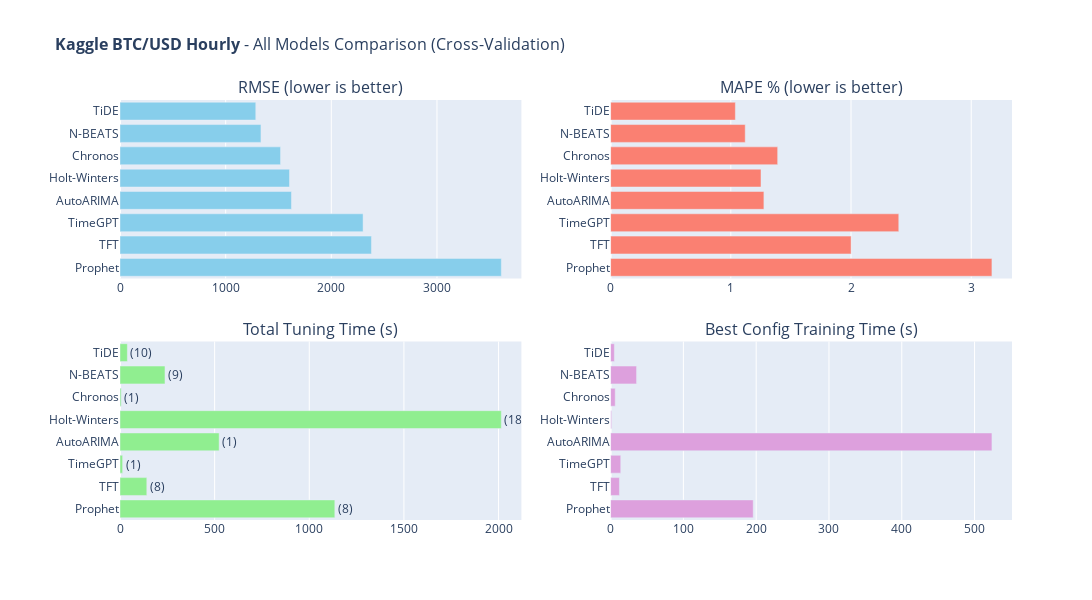

The cell this chart's notebook holds for it:
### Code cell
# 11. All Models Comparison (Interactive)
#
# Summary comparison of all models based on cross-validation metrics.

def create_all_models_comparison(results_dataframe, dataset_name):
    """
    Create interactive bar chart comparison of all models.
    
    Args:
        results_dataframe: DataFrame with model results
        dataset_name: Name for the plot title
    
    Returns:
        Plotly Figure object
    """
    fig = make_subplots(
        rows=2, cols=2,
        subplot_titles=[
            'RMSE (lower is better)',
            'MAPE % (lower is better)',
            'Total Tuning Time (s)',
            'Best Config Training Time (s)'
        ],
        vertical_spacing=0.15, horizontal_spacing=0.1
    )
    
    models = results_dataframe['Model'].tolist()
    
    fig.add_trace(go.Bar(
        y=models, x=results_dataframe['RMSE'], orientation='h',
        marker_color='skyblue',
        hovertemplate='<b>%{y}</b><br>RMSE: %{x:.4f}<extra></extra>'
    ), row=1, col=1)
    
    fig.add_trace(go.Bar(
        y=models, x=results_dataframe['MAPE'], orientation='h',
        marker_color='salmon',
        hovertemplate='<b>%{y}</b><br>MAPE: %{x:.2f}%<extra></extra>'
    ), row=1, col=2)
    
    fig.add_trace(go.Bar(
        y=models, x=results_dataframe['Tuning Time (s)'], orientation='h',
        marker_color='lightgreen',
        text=[f"({c})" for c in results_dataframe['Combinations']],
        textposition='outside',
        hovertemplate='<b>%{y}</b><br>Time: %{x:.2f}s<extra></extra>'
    ), row=2, col=1)
    
    fig.add_trace(go.Bar(
        y=models, x=results_dataframe['Best Config Time (s)'], orientation='h',
        marker_color='plum',
        hovertemplate='<b>%{y}</b><br>Time: %{x:.2f}s<extra></extra>'
    ), row=2, col=2)
    
    fig.update_layout(
        title=dict(text=f'<b>{dataset_name}</b> - All Models Comparison (Cross-Validation)', font=dict(size=16)),
        width=1700, height=600, showlegend=False, margin=dict(l=120)
    )
    
    for i in range(1, 3):
        for j in range(1, 3):
            fig.update_yaxes(autorange='reversed', row=i, col=j)
    return fig

if 'results_df' in dir() and not results_df.empty:
    fig_comparison = create_all_models_comparison(results_df, DATASET_CONFIG['name'])
    fig_comparison.show()

### Figure 1 — Plotly figure (JSON) as saved in the notebook; plotly's stock layout.template omitted (floating-point values rounded to 4 significant figures)
{"data": [{"hovertemplate": "<b>%{y}</b><br>RMSE: %{x:.4f}<extra></extra>", "marker": {"color": "skyblue"}, "orientation": "h", "type": "bar", "x": [1285.0, 1334.0, 1519.0, 1604.0, 1623.0, 2301.0, 2380.0, 3609.0], "xaxis": "x", "y": ["TiDE", "N-BEATS", "Chronos", "Holt-Winters", "AutoARIMA", "TimeGPT", "TFT", "Prophet"], "yaxis": "y"}, {"hovertemplate": "<b>%{y}</b><br>MAPE: %{x:.2f}%<extra></extra>", "marker": {"color": "salmon"}, "orientation": "h", "type": "bar", "x": [1.038, 1.12, 1.39, 1.251, 1.275, 2.397, 2.001, 3.172], "xaxis": "x2", "y": ["TiDE", "N-BEATS", "Chronos", "Holt-Winters", "AutoARIMA", "TimeGPT", "TFT", "Prophet"], "yaxis": "y2"}, {"hovertemplate": "<b>%{y}</b><br>Time: %{x:.2f}s<extra></extra>", "marker": {"color": "lightgreen"}, "orientation": "h", "text": ["(10)", "(9)", "(1)", "(18)", "(1)", "(1)", "(8)", "(8)"], "textposition": "outside", "type": "bar", "x": [39.02, 237.6, 6.358, 2015.0, 523.8, 13.93, 141.6, 1135.0], "xaxis": "x3", "y": ["TiDE", "N-BEATS", "Chronos", "Holt-Winters", "AutoARIMA", "TimeGPT", "TFT", "Prophet"], "yaxis": "y3"}, {"hovertemplate": "<b>%{y}</b><br>Time: %{x:.2f}s<extra></extra>", "marker": {"color": "plum"}, "orientation": "h", "type": "bar", "x": [5.148, 35.68, 6.358, 1.375, 523.8, 13.93, 12.09, 195.9], "xaxis": "x4", "y": ["TiDE", "N-BEATS", "Chronos", "Holt-Winters", "AutoARIMA", "TimeGPT", "TFT", "Prophet"], "yaxis": "y4"}], "layout": {"annotations": [{"font": {"size": 16}, "showarrow": false, "text": "RMSE (lower is better)", "x": 0.225, "xanchor": "center", "xref": "paper", "y": 1, "yanchor": "bottom", "yref": "paper"}, {"font": {"size": 16}, "showarrow": false, "text": "MAPE % (lower is better)", "x": 0.775, "xanchor": "center", "xref": "paper", "y": 1, "yanchor": "bottom", "yref": "paper"}, {"font": {"size": 16}, "showarrow": false, "text": "Total Tuning Time (s)", "x": 0.225, "xanchor": "center", "xref": "paper", "y": 0.425, "yanchor": "bottom", "yref": "paper"}, {"font": {"size": 16}, "showarrow": false, "text": "Best Config Training Time (s)", "x": 0.775, "xanchor": "center", "xref": "paper", "y": 0.425, "yanchor": "bottom", "yref": "paper"}], "height": 600, "margin": {"l": 120}, "showlegend": false, "title": {"font": {"size": 16}, "text": "<b>Kaggle BTC/USD Hourly</b> - All Models Comparison (Cross-Validation)"}, "width": 1700, "xaxis": {"anchor": "y", "domain": [0, 0.45]}, "xaxis2": {"anchor": "y2", "domain": [0.55, 1]}, "xaxis3": {"anchor": "y3", "domain": [0, 0.45]}, "xaxis4": {"anchor": "y4", "domain": [0.55, 1]}, "yaxis": {"anchor": "x", "autorange": "reversed", "domain": [0.575, 1]}, "yaxis2": {"anchor": "x2", "autorange": "reversed", "domain": [0.575, 1]}, "yaxis3": {"anchor": "x3", "autorange": "reversed", "domain": [0, 0.425]}, "yaxis4": {"anchor": "x4", "autorange": "reversed", "domain": [0, 0.425]}}}
